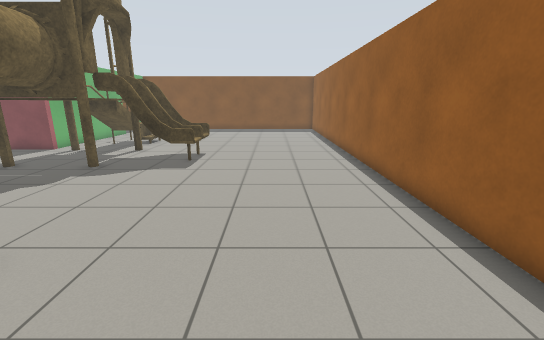
view 1 (above)

21 first-person views from a walk through a world built for the Gazebo simulator. The camera is 1.3 m above the floor, tilts 14° down and sees 90° across. The floor is counted in squares, 0.5 m on a side. Each view is taken from the middle of a square. On the plan, view 1 faces up. The plan holds only what a view shows up to about 18 squares ahead; the rest is blank. The robots in the file are not drawn. Gazebo's built-in surfaces are drawn with simple patterns. Simple shapes stand in for some stock models. Some surface patterns are stand-ins.

view 2
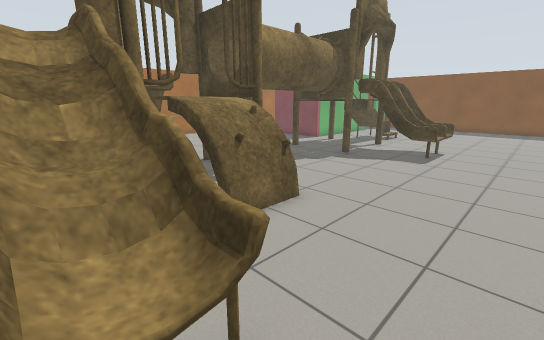

view 3
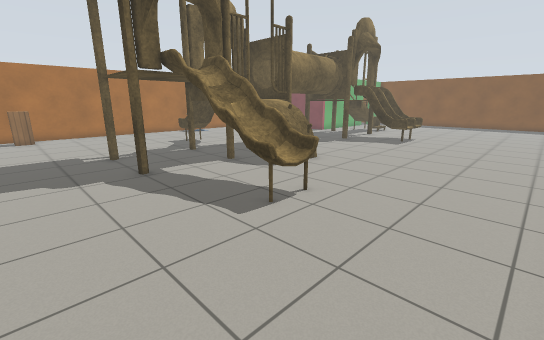

view 4
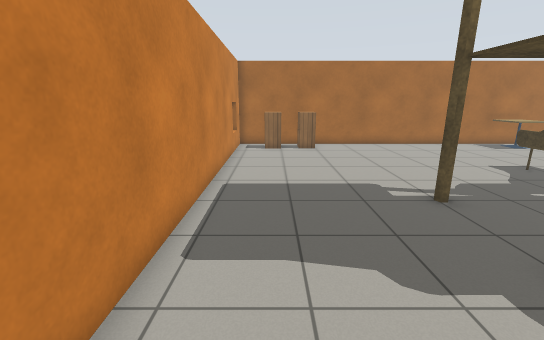

view 5
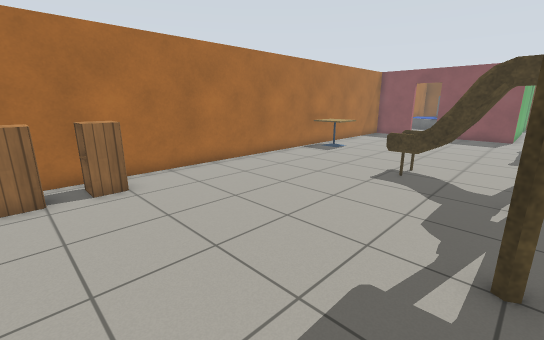

view 6
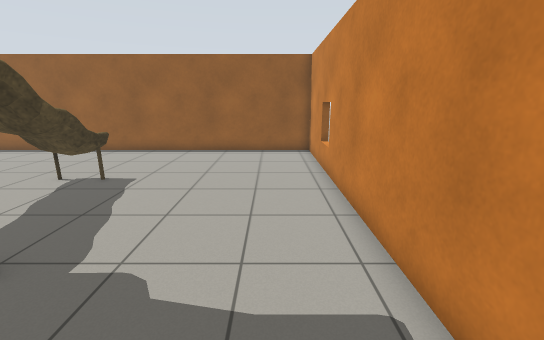

view 7
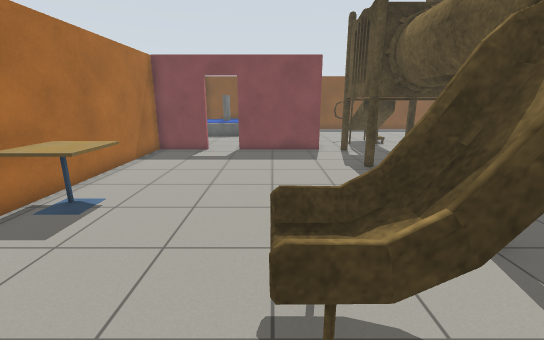

view 8
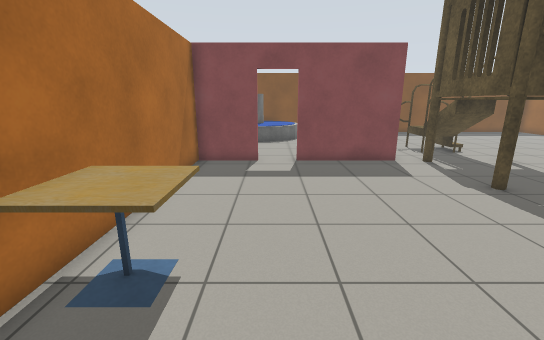

view 9
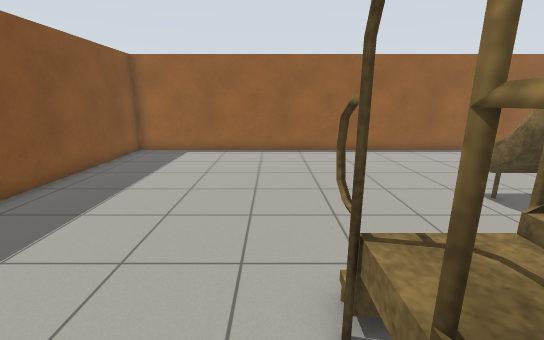

view 10
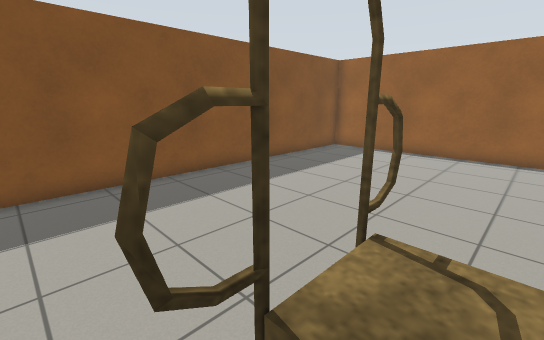

view 11
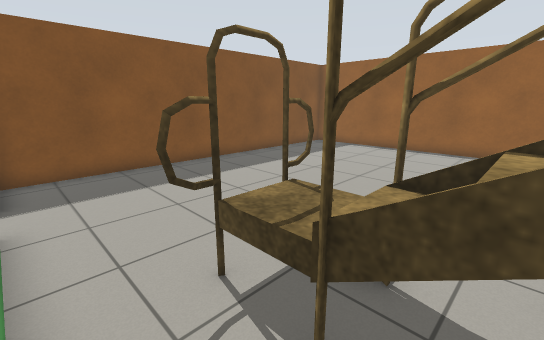

view 12
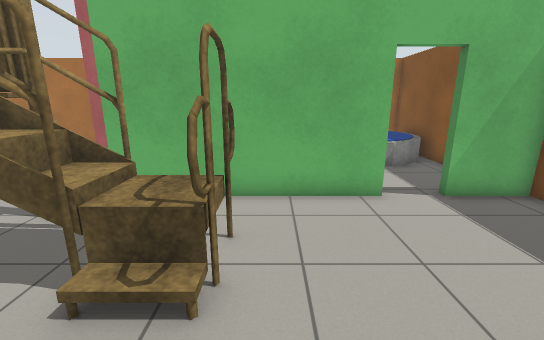

view 13
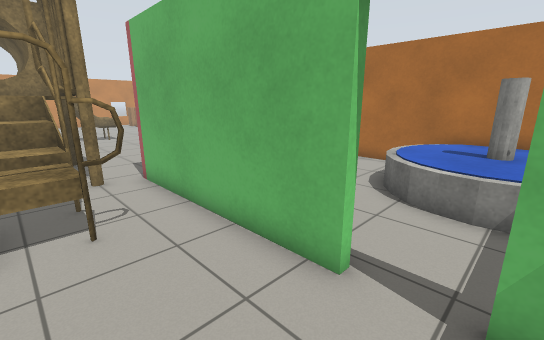

view 14
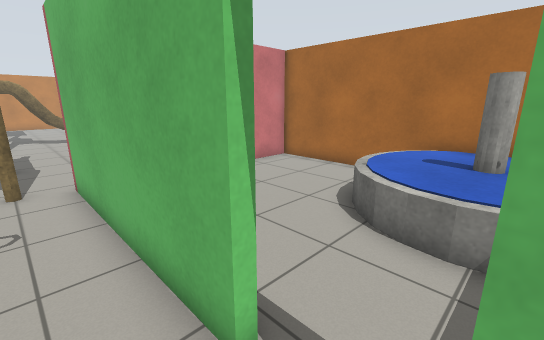

view 15
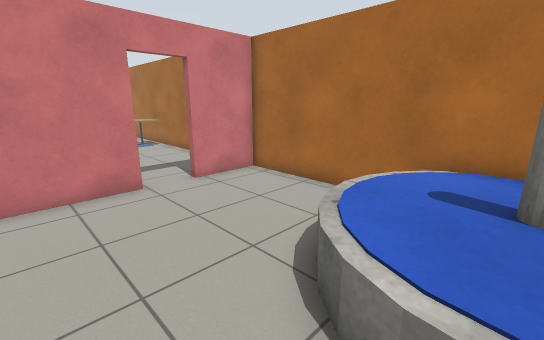

view 16
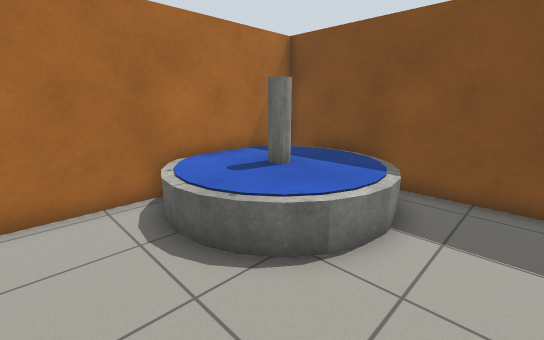

view 17
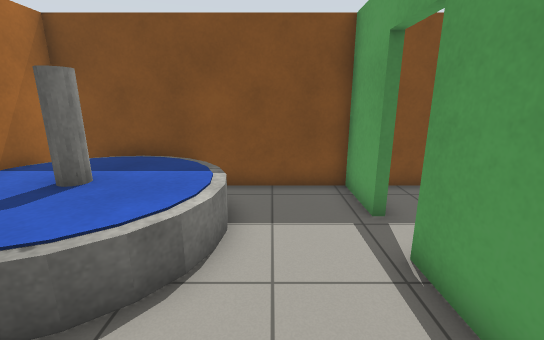

view 18
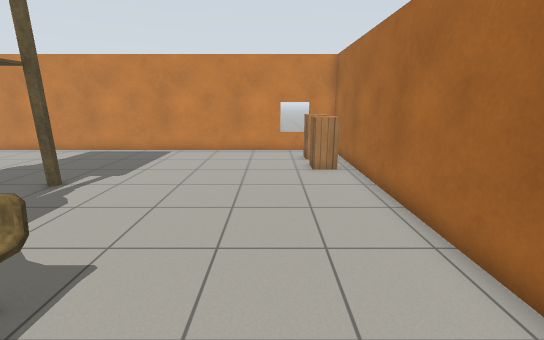

view 19
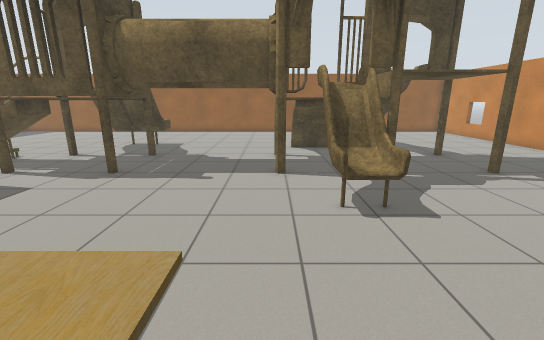

view 20
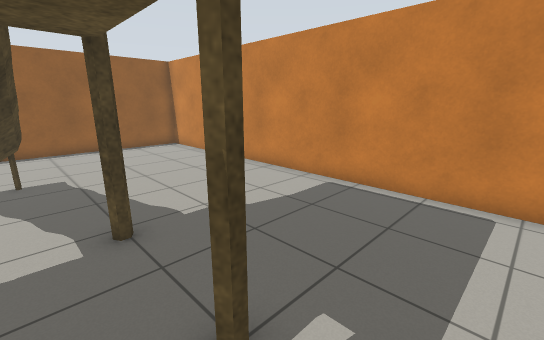

view 21
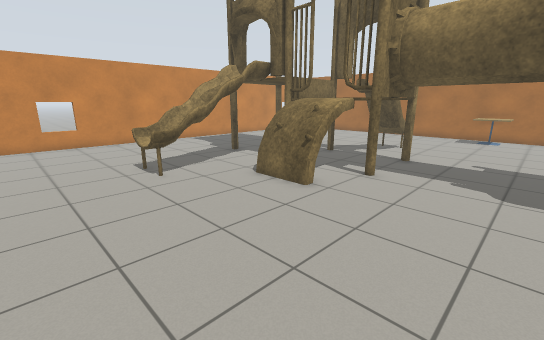

### Floor plan
Key: @ floor where view 1 was taken; # wall or solid block; . floor; D open door; = window, fence, low wall or low ledge; T thing the floor can be seen under or through; C cabinet; A cafe table; F fountain.
Columns run from 22 left of view 1 to 4 right of it. Each row starts with its distance up from view 1.
 28      ######################
 27  #FFF....#................#
 26  FFFFF...#................#
 25 FFFFFFF..DD...............#
 24 FFFFFFF..DD...............#
 23 FFFFFFF..#................#
 22 #FFFFF...#................#
 21 #..F.....#................#
 20 #........#................#
 19 #........#..###...........#
 18 #........#..===...........#
 17 #........#..#=............#
 16 #........#..TT............#
 15 ####DD####.TTTT...........#
 14 #..........T   TTTT.......#
 13 #..........T   T#TT.......#
 12 #..........T  #####.......#
 11 #..........TTT#...........#
 10 #...........  ............#
  9 #...........  ............#
  8 #...........  ............#
  7 #AAA........  ............#
  6 #AAA........  ............#
  5 #..........TT##...........#
  4 #..........#  ###=........#
  3 #......=TTTT  ###=........#
  2 #......=TTTT  ###=........#
  1 #..........####...........#
  0 #..........T  #.......@...#
 -1 #..........T  T TTTTT.....#
 -2 #..........T  T.TTTTT.....#
 -3 #..........TTTT...........#
 -4 #.........................#
 -5 #.........................#
 -6 #.C.......................#
 -7 #.........................#
 -8 #.C.......................#
 -9 #.........................#
-10 ###=##################=####

Positions as (right, up) in squares from view 1, and headings:
1: (0, 0), facing up
2: (0, -2), facing up-left
3: (3, -7), facing up-left
4: (-4, -8), facing left
5: (-11, -8), facing up-left
6: (-11, -8), facing right
7: (-15, 0), facing up
8: (-18, 3), facing up
9: (-11, 20), facing right
10: (-11, 18), facing up-right
11: (-12, 16), facing up-right
12: (-5, 20), facing left
13: (-9, 25), facing down-left
14: (-11, 25), facing down-left
15: (-14, 24), facing down-left
16: (-14, 19), facing up-left
17: (-15, 19), facing up
18: (-18, 5), facing down
19: (-21, 5), facing right
20: (-13, -2), facing down-right
21: (2, 9), facing down-left
